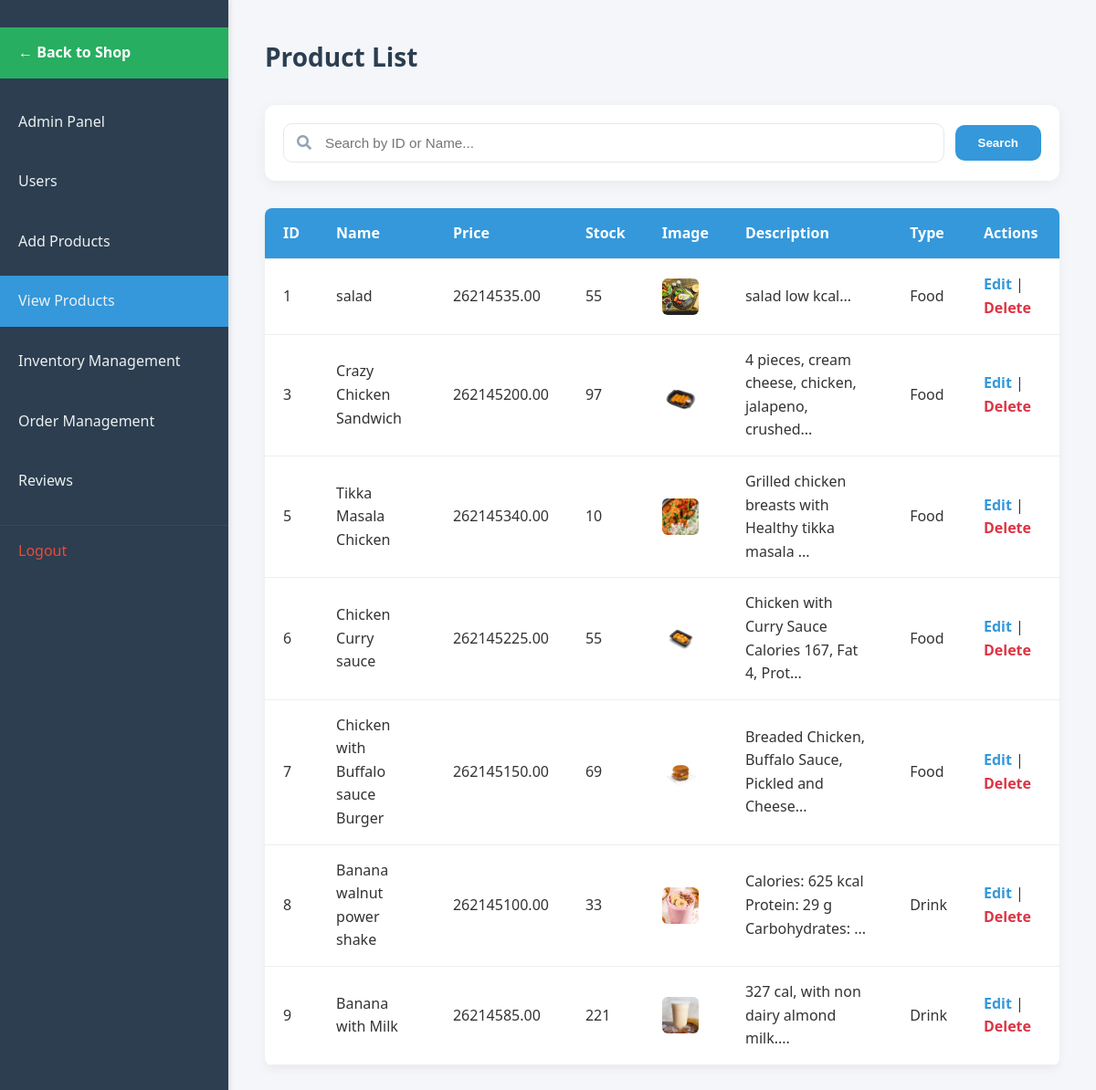
Screenshot of /admin/viewproduct.php (signed in) with the database file from the repository.
### tables this page shows
CREATE TABLE `products` (
  `id` int(11) NOT NULL,
  `name` varchar(150) NOT NULL,
  `description` text DEFAULT NULL,
  `price` decimal(10,2) NOT NULL,
  `stock` int(11) NOT NULL DEFAULT 0,
  `image_path` varchar(255) DEFAULT NULL,
  `type` enum('food','drink') NOT NULL,
  `status` enum('active','archived') NOT NULL DEFAULT 'active',
  `created_at` datetime DEFAULT current_timestamp()
);

### admin/viewproduct.php (the view, shortened to what this page needs)
<?php
require_once __DIR__ . '/../init.php';
$search = isset($_GET['search']) ? trim($_GET['search']) : '';
$select = "SELECT id, name, price, image_path, description, type, stock FROM `products` WHERE 1=1";
$stmt = $conn->prepare($select);
$stmt->execute();
$run_select = $stmt->get_result();
?>
<!DOCTYPE html>
<html lang="en">
<head>
    <link rel="stylesheet" href="assets/css/view_products.css">
    <link href="https://cdnjs.cloudflare.com/ajax/libs/font-awesome/5.10.0/css/all.min.css" rel="stylesheet">
</head>
<body>
    <nav>
        <ul>
            <li><a href="../shop.php"
                    style="background-color: #27ae60; color: white; margin-bottom: 20px; font-weight: bold;">← Back to
                    Shop</a></li>
            <li><a href="AdminPanel.php">Admin Panel</a></li>
            <li><a href="useradmin.php">Users</a></li>
            <li><a href="addproduct.php">Add Products</a></li>
            <li><a href="#" class="active">View Products</a></li>
            <li><a href="Inventory.php">Inventory Management</a></li>
            <li><a href="order_management.php">Order Management</a></li>
            <li><a href="reviews_management.php">Reviews</a></li>
            <li><a href="/app/logout.php">Logout</a></li>
        </ul>
    </nav>
    <main>
        <h1> Product List</h1>
        <form action="" method="GET" style="display: flex; gap: 12px; background: white; padding: 20px; border-radius: 12px; box-shadow: 0 4px 15px rgba(0,0,0,0.05); margin-bottom: 30px; align-items: center; flex-wrap: wrap;">
            <div style="flex: 1; min-width: 250px; position: relative;">
                <i class="fas fa-search" style="position: absolute; left: 15px; top: 50%; transform: translateY(-50%); color: #94a3b8;"></i>
                <input type="text" name="search" value="<?php echo htmlspecialchars($search); ?>" placeholder="Search by ID or Name..."
                    style="width: 100%; padding: 12px 15px 12px 45px; border: 1.5px solid #e2e8f0; border-radius: 10px; font-size: 0.95rem; outline: none;">
            </div>
            <button type="submit" style="padding: 12px 25px; background: #3498db; color: white; border: none; border-radius: 10px; font-weight: 600; cursor: pointer;">Search</button>
        </form>
        <table class="table">
            <thead>
                <tr>
                    <th>ID</th>
                    <th>Name</th>
                    <th>Price</th>
                    <th>Stock</th>
                    <th>Image</th>
                    <th>Description</th>
                    <th>Type</th>
                    <th>Actions</th>
                </tr>
            </thead>
            <tbody>
                <?php while ($value = $run_select->fetch_assoc()) { ?>
                    <tr>
                        <td><?php echo $value['id']; ?></td>
                        <td><?php echo htmlspecialchars($value['name']); ?></td>
                        <td><?php echo CURRENCY_SYMBOL; ?><?php echo number_format($value['price'], 2); ?></td>
                        <td><?php echo $value['stock']; ?></td>
                        <td><img style="width:40px; height:40px; object-fit: cover;"
                                src="../<?php echo $value['image_path'] ?: 'assets/images/placeholder-300x300.png'; ?>"
                                alt="Product Image"></td>
                        <td><?php echo htmlspecialchars(substr($value['description'], 0, 50)) . '...'; ?></td>
                        <td><?php echo ucfirst($value['type']); ?></td>
                        <td>
                            <a href="addproduct.php?edit=<?php echo $value['id']; ?>" class="edit-link">Edit</a> |
                            <a href="?delete=<?php echo $value['id']; ?>" style="color: #dc3545;"
                                onclick="return confirm('Are you sure you want to delete this product?');">
                                Delete
                            </a>
                        </td>
                    </tr>
                <?php } ?>
            </tbody>
        </table>
    </main>
</body>
</html>

### admin/assets/css/view_products.css (style rules this page uses)
* { margin: 0; padding: 0; box-sizing: border-box; }
body { font-family: 'Segoe UI', Tahoma, Geneva, Verdana, sans-serif; background-color: #f4f6f9; color: #333; line-height: 1.6; }
nav { width: 250px; background-color: #2c3e50; color: #fff; padding: 20px 0; position: fixed; height: 100%; box-shadow: 2px 0 5px rgba(0, 0, 0, 0.1); }
nav ul { list-style: none; }
nav ul li { margin: 10px 0; }
nav ul li a { display: block; padding: 15px 20px; color: #ecf0f1; text-decoration: none; font-size: 16px; transition: background-color 0.3s, padding-left 0.3s; }
nav ul li a.active { background-color: #3498db; }
nav ul li:last-child a { margin-top: 20px; border-top: 1px solid #34495e; padding-top: 15px; color: #e74c3c; }
main { margin-left: 250px; padding: 40px; width: calc(100% - 250px); }
main h1 { font-size: 28px; margin-bottom: 30px; color: #2c3e50; }
.table { width: 100%; border-collapse: collapse; background-color: #fff; box-shadow: 0 4px 10px rgba(0,0,0,0.05); border-radius: 8px; overflow: hidden; }
.table thead { background-color: #3498db; color: #fff; }
.table th, .table td { padding: 15px 20px; text-align: left; border-bottom: 1px solid #eee; }
.table img { border-radius: 6px; object-fit: cover; display: block; }
.table a { text-decoration: none; color: #3498db; font-weight: 600; transition: color 0.3s; }

### rows the page displays
products: id "1", name "salad", price "35.00", stock "55", image_path (picture), description "salad low kcal", type "Food"
products: id "3", name "Crazy Chicken Sandwich", price "200.00", stock "97", image_path (picture), description "4 pieces, cream cheese, chicken, jalapeno, crushed", type "Food"
products: id "5", name "Tikka Masala Chicken", price "340.00", stock "10", image_path (picture), description "Grilled chicken breasts with Healthy tikka masala", type "Food"
products: id "6", name "Chicken Curry sauce", price "225.00", stock "55", image_path (picture), description "Chicken with Curry Sauce Calories 167, Fat 4, Prot", type "Food"
products: id "7", name "Chicken with Buffalo sauce Burger", price "150.00", stock "69", image_path (picture), description "Breaded Chicken, Buffalo Sauce, Pickled and Cheese", type "Food"
products: id "8", name "Banana walnut power shake", price "100.00", stock "33", image_path (picture), description "Calories: 625 kcal Protein: 29 g Carbohydrates:", type "Drink"
products: id "9", name "Banana with Milk", price "85.00", stock "221", image_path (picture), description "327 cal, with non dairy almond milk.", type "Drink"
